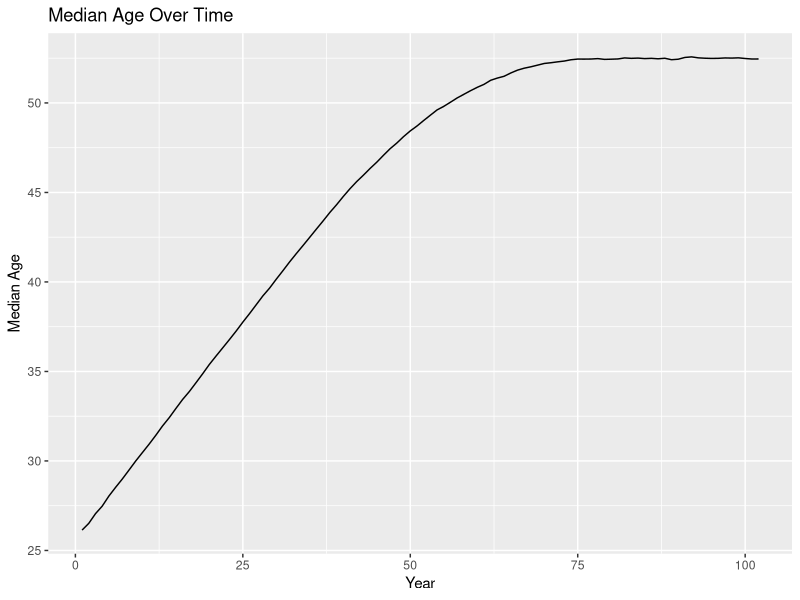
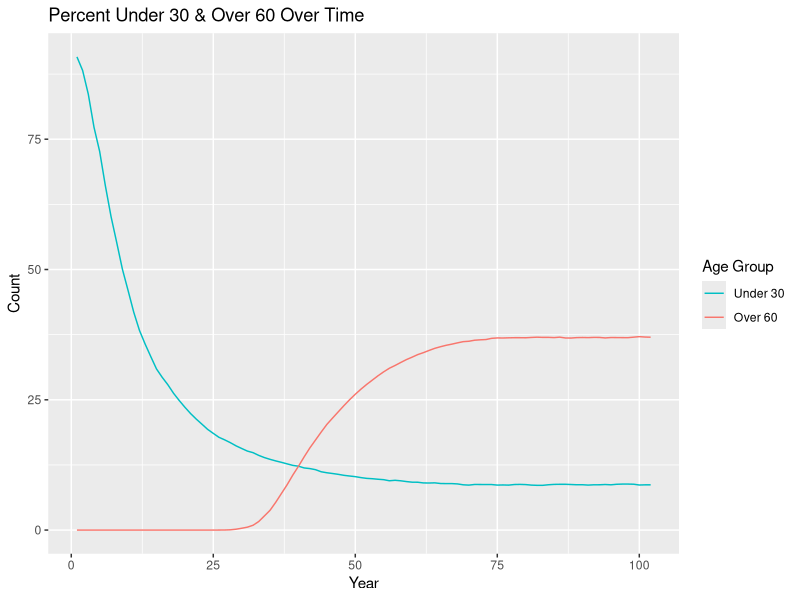
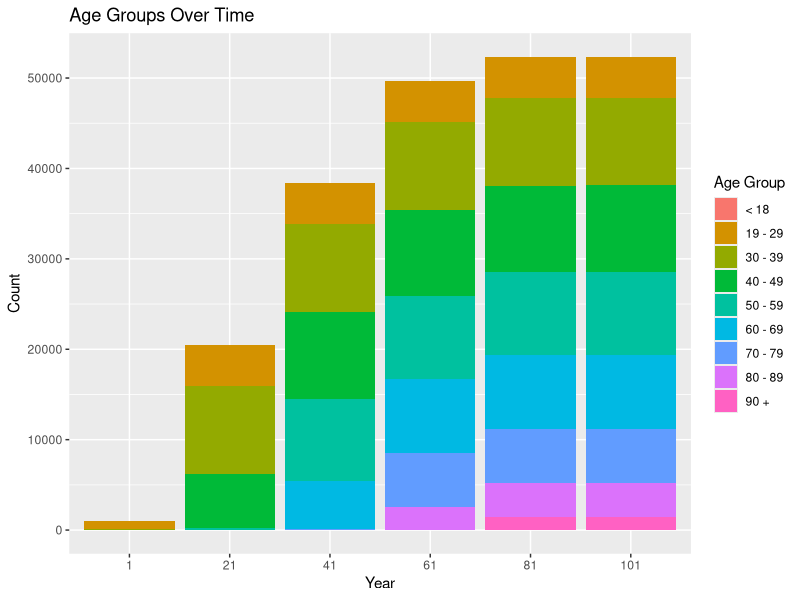
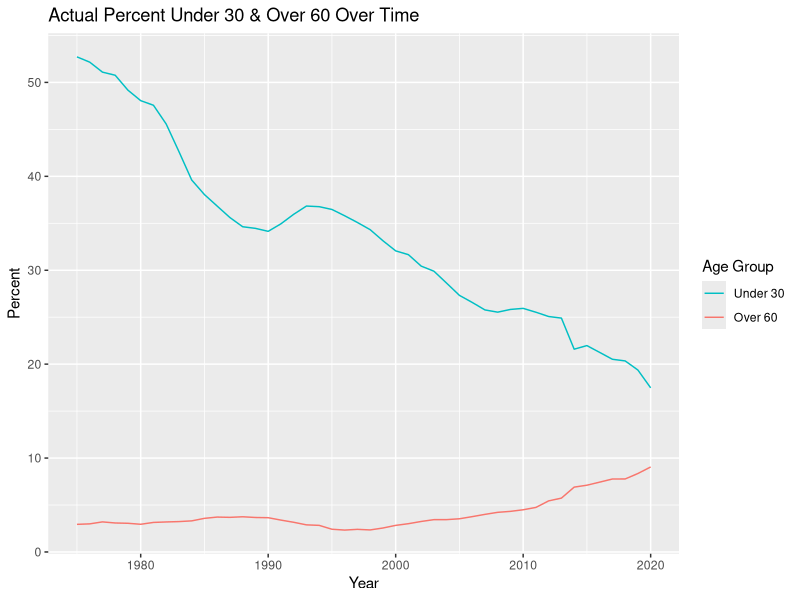
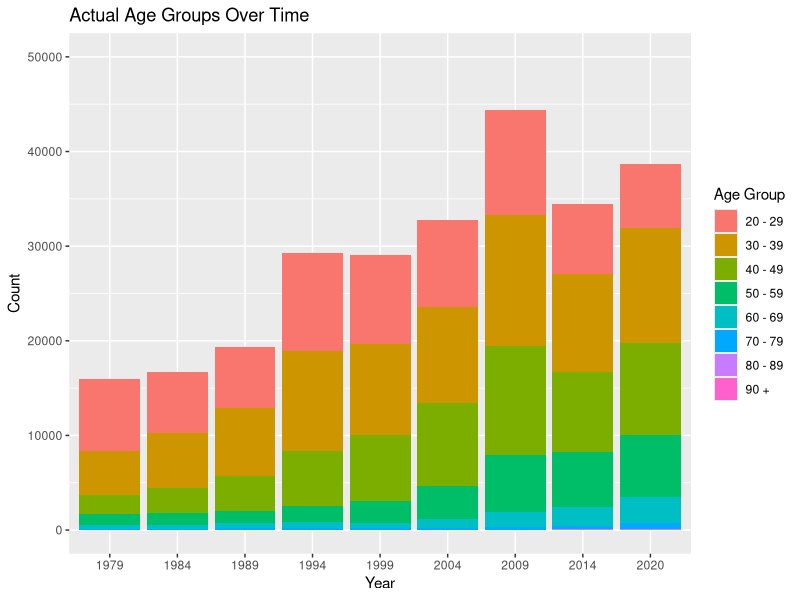
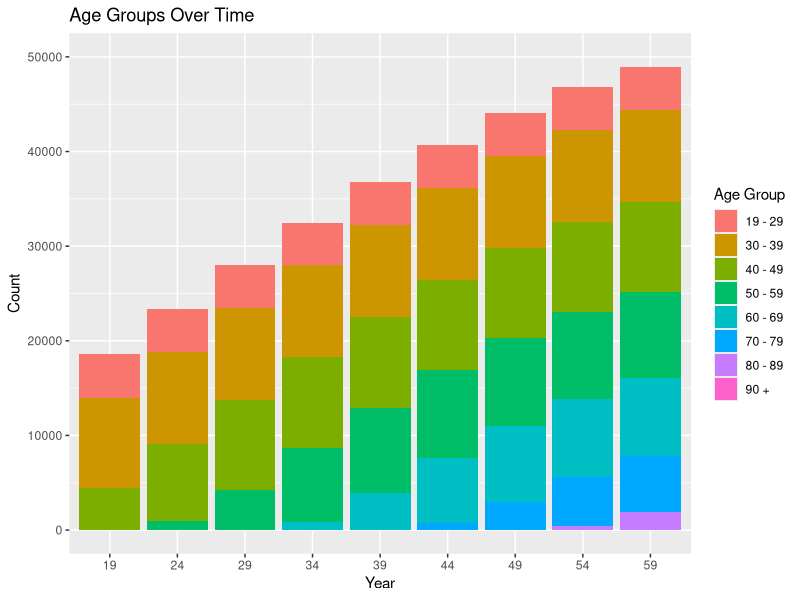

Write the R code that produced these figures, in order. (Note: this script raises an error after producing the figures.)
## ---- chunk 1
knitr::opts_chunk$set(echo = TRUE)
## ---- chunk 2
library(tidyverse)
## ---- chunk 3
set.seed(12345)
## ---- chunk 4
population <- 
  rnorm(n = 1000, mean = 26, sd = 3) %>% 
  enframe() %>% 
  select(value) %>% 
  rename(original_age = value) %>% 
  mutate(current_age = original_age, years_incarcerated = 0)

overall <-
  tibble(year = 1, total_population = nrow(population), 
         median_age = median(population$current_age)) %>% 
  mutate("< 18" = pull(count(filter(population, current_age < 19))),
         "19 - 29" = pull(count(filter(population, current_age >= 19 & current_age < 30))),
         "30 - 39" = pull(count(filter(population, current_age >= 30 & current_age < 40))),
         "40 - 49" = pull(count(filter(population, current_age >= 40 & current_age < 50))),
         "50 - 59" = pull(count(filter(population, current_age >= 50 & current_age < 60))),
         "60 - 69" = pull(count(filter(population, current_age >= 60 & current_age < 70))),
         "70 - 79" = pull(count(filter(population, current_age >= 70 & current_age < 80))),
         "80 - 89" = pull(count(filter(population, current_age >= 80 & current_age < 90))),
         "90 +" = pull(count(filter(population, current_age >= 90))))
## ---- chunk 5
one_year_population <- function(data) {
  # age & years incarcerated increases by 1
  data$current_age <- data$current_age + 1
  data$years_incarcerated <- data$years_incarcerated + 1
  
  # creates age group cohorts & randomly removes fraction based on cohort
  less_than_18 <- filter(data, current_age < 19)
  less_than_18 <- sample_frac(less_than_18, (1 - 0.0055))
  
  `19_to_29` <- filter(data, current_age >= 19 & current_age < 30)
  `19_to_29` <- sample_frac(`19_to_29`, (1 - 0.0022))
  
  `30_to_39` <- filter(data, current_age >= 30 & current_age < 40)
  `30_to_39` <- sample_frac(`30_to_39`, (1 - 0.0023))
  
  `40_to_49` <- filter(data, current_age >= 40 & current_age < 50)
  `40_to_49` <- sample_frac(`40_to_49`, (1 - 0.0025))
  
  `50_to_59` <- filter(data, current_age >= 50 & current_age < 60)
  `50_to_59` <- sample_frac(`50_to_59`, (1 - 0.0060))
  
  `60_to_69` <- filter(data, current_age >= 60 & current_age < 70)
  `60_to_69` <- sample_frac(`60_to_69`, (1 - 0.0162))
  
  `70_to_79` <- filter(data, current_age >= 70 & current_age < 80)
  `70_to_79` <- sample_frac(`70_to_79`, (1 - 0.0424))
  
  `80_to_89` <- filter(data, current_age >= 80 & current_age < 90)
  `80_to_89` <- sample_frac(`80_to_89`, (1 - 0.0519))
  
  over_90 <- filter(data, current_age >= 90)
  over_90 <- sample_frac(over_90, (1 - 0.1250))
  
  data <- do.call("rbind", list(less_than_18, `19_to_29`, `30_to_39`, `40_to_49`, `50_to_59`, 
                                `60_to_69`,`70_to_79`, `80_to_89`, over_90))
  
  # adds 1000 more
  incoming <- 
    rnorm(n = 1000, mean = 26, sd = 3) %>% 
    enframe() %>% 
    select(value) %>% 
    rename(original_age = value) %>% 
    mutate(current_age = original_age, years_incarcerated = 0)
  data <- rbind(data, incoming)
  
  # removes any observations with age greater than 100
  data <- data %>% 
    filter(current_age < 100)
}

one_year_overall <- function(data, p) {
    incoming <-
      tibble(year = last(data$year) + 1, total_population = nrow(p),
             median_age = median(p$current_age)) %>% 
        mutate("< 18" = pull(count(filter(p, current_age < 19))),
               "19 - 29" = pull(count(filter(p, current_age >= 19 & current_age < 30))),
               "30 - 39" = pull(count(filter(p, current_age >= 30 & current_age < 40))),
               "40 - 49" = pull(count(filter(p, current_age >= 40 & current_age < 50))),
               "50 - 59" = pull(count(filter(p, current_age >= 50 & current_age < 60))),
               "60 - 69" = pull(count(filter(p, current_age >= 60 & current_age < 70))),
               "70 - 79" = pull(count(filter(p, current_age >= 70 & current_age < 80))),
               "80 - 89" = pull(count(filter(p, current_age >= 80 & current_age < 90))),
               "90 +" = pull(count(filter(p, current_age >= 90))))
    data <- rbind(data, incoming)
}
## ---- chunk 6
population <- one_year_population(population)
overall <- one_year_overall(overall, population)

# extend 100 years until stable
test_population <- population
test_overall <- overall
for (i in 1:100) {
  test_population <- one_year_population(test_population)
  test_overall <- one_year_overall(test_overall, test_population)
}
## ---- chunk 7
ggplot(data = test_overall, mapping = aes(x = year, y = median_age)) +
  geom_line() +
  labs(title = "Median Age Over Time", x = "Year", y = "Median Age")

test_overall %>% 
  mutate(under_30 = (`19 - 29` + `< 18`) / total_population * 100, 
         over_60 = (`60 - 69` + `70 - 79` + `80 - 89` + `90 +`) / total_population * 100) %>% 
  select(year, under_30, over_60) %>% 
  ggplot(data = ., mapping = aes(x = year, group = 1)) +
  geom_line(mapping = aes(y = under_30, color = "under_30")) +
  geom_line(mapping = aes(y = over_60, color = "over_60")) +
  labs(title = "Percent Under 30 & Over 60 Over Time", x = "Year", y = "Count") +
  scale_color_discrete(name = "Age Group",
                       breaks = c("under_30", "over_60"), labels = c("Under 30", "Over 60"))

test_overall_long <- test_overall %>% 
  select(year, `< 18`:`90 +`) %>% 
  mutate(year = as.character(year)) %>% 
  pivot_longer(-year, names_to = "age_group", values_to = "count")

ggplot(data = test_overall_long, mapping = aes(x = year, y = count, fill = age_group)) +
  geom_bar(position = "stack", stat = "identity") +
  labs(title = "Age Groups Over Time", x = "Year", y = "Count") +
  scale_x_discrete(limits = c("1", "21", "41", "61", "81", "101")) +
  scale_fill_discrete(name = "Age Group",
                      breaks = c("< 18", "19 - 29", "30 - 39", "40 - 49", "50 - 59", "60 - 69",
                                 "70 - 79", "80 - 89", "90 +"))
## ---- chunk 8
bar_race <- test_overall %>% 
  select(year, `< 18`:`90 +`) %>% 
  mutate(year = as.character(year)) %>% 
  pivot_longer(-year, names_to = "age_group", values_to = "count") %>% 
  pivot_wider(names_from = "year", values_from = "count")
## ---- chunk 9
actual <- read.csv("populations.csv")
actual %>% 
  mutate(Under30 = (AgeUnder20 + Age20to29) / PrisonPopulation * 100, 
         Over60 = (Age60to69 + Age70to79 + Age80to89 + Age90over) / PrisonPopulation * 100) %>% 
  select(year, PrisonPopulation, Under30, Over60) %>% 
  ggplot(data = ., mapping = aes(x = year, group = 1)) +
  geom_line(mapping = aes(y = Under30, color = "Under30")) +
  geom_line(mapping = aes(y = Over60, color = "Over60")) +
  labs(title = "Actual Percent Under 30 & Over 60 Over Time", x = "Year", y = "Percent") +
  scale_color_discrete(name = "Age Group",
                       breaks = c("Under30", "Over60"), labels = c("Under 30", "Over 60"))

actual_long <- actual %>% 
  select(year, AgeUnder20:Age90over) %>% 
  mutate(year = as.character(year)) %>% 
  pivot_longer(-year, names_to = "age_group", values_to = "count")

actual_long %>% 
  filter(age_group != "AgeUnder20") %>% 
  ggplot(data = ., mapping = aes(x = year, y = count, fill = age_group)) +
  geom_col() +
  labs(title = "Actual Age Groups Over Time", x = "Year", y = "Count") +
  scale_x_discrete(limits = c("1979", "1984", "1989", "1994", "1999", "2004", "2009", "2014", 
                              "2020")) +
  expand_limits(y = c(0, 50000)) +
  scale_fill_discrete(name = "Age Group",
                      breaks = c("Age20to29", "Age30to39", "Age40to49", "Age50to59", 
                                 "Age60to69", "Age70to79", "Age80to89", "Age90over"),
                      labels = c("20 - 29", "30 - 39", "40 - 49", "50 - 59", "60 - 69",
                                 "70 - 79", "80 - 89", "90 +"))

test_overall_long %>% 
  filter(age_group != "< 18") %>% 
  ggplot(data = ., mapping = aes(x = year, y = count, fill = age_group)) +
  geom_col() +
  labs(title = "Age Groups Over Time", x = "Year", y = "Count") +
  scale_x_discrete(limits = c("19", "24", "29", "34", "39", "44", "49", "54", "59")) +
  expand_limits(y = c(0, 50000)) +
  scale_fill_discrete(name = "Age Group",
                      breaks = c("19 - 29", "30 - 39", "40 - 49", "50 - 59", "60 - 69",
                                 "70 - 79", "80 - 89", "90 +"))
## ---- chunk 10
national_raw <- da37021.0004 
national <- national_raw %>% 
  select(RPTYEAR, ADMITYR, AGEADMIT, AGEYREND) %>% 
  mutate(TIMEINC = RPTYEAR - ADMITYR) %>% 
  group_by(RPTYEAR) %>% 
  count(AGEYREND) %>% 
  na.omit() %>% 
  mutate(COUNT_THSNDS = n / 1000, PERCENT = n / sum(n) * 100)

national %>% 
  filter(AGEYREND == "(5) 55+ years") %>%
  select(RPTYEAR, PERCENT) %>% 
  ggplot(data = ., mapping = aes(x = RPTYEAR, y = PERCENT)) +
  geom_line() +
  expand_limits(y = c(0, 25))

test_overall %>% 
  mutate(over_55 = (`50 - 59` / 2 + `60 - 69` + `70 - 79` + `80 - 89` + `90 +`) / 
           total_population * 100) %>% 
  select(year, over_55) %>% 
  filter(year > 20 & year < 40) %>% 
  ggplot(data = ., mapping = aes(x = year, y = over_55)) +
  geom_line() +
  expand_limits(y = c(0, 25))

ggplot(data = national, mapping = aes(x = RPTYEAR, y = COUNT_THSNDS, fill = AGEYREND)) +
  geom_col()

ggplot(data = national, mapping = aes(x = RPTYEAR, y = PERCENT, fill = AGEYREND)) +
  geom_bar(stat = "identity")
## ---- chunk 11
test_population_e <- test_population
test_overall_e <- test_overall
for (i in 1:100) {
  test_population_e <- one_year_population(test_population_e)
  test_overall_e <- one_year_overall(test_overall_e, test_population_e)
}
## ---- chunk 12
ggplot(data = test_overall_e, mapping = aes(x = year, y = median_age)) +
  geom_line() +
  labs(title = "Median Age Over Time", x = "Year", y = "Median Age")

test_overall_e %>% 
  mutate(under_30 = (`19 - 29` + `< 18`) / total_population * 100, 
         over_60 = (`60 - 69` + `70 - 79` + `80 - 89` + `90 +`) / total_population * 100) %>% 
  select(year, under_30, over_60) %>% 
  ggplot(data = ., mapping = aes(x = year, group = 1)) +
  geom_line(mapping = aes(y = under_30, color = "under_30")) +
  geom_line(mapping = aes(y = over_60, color = "over_60")) +
  labs(title = "Percent Under 30 & Over 60 Over Time", x = "Year", y = "Count") +
  scale_color_discrete(name = "Age Group",
                       breaks = c("under_30", "over_60"), labels = c("Under 30", "Over 60"))

test_overall_e_long <- test_overall_e %>% 
  select(year, `< 18`:`90 +`) %>% 
  mutate(year = as.character(year)) %>% 
  pivot_longer(-year, names_to = "age_group", values_to = "count") %>% 
  filter(year == "1" | year == "21" | year == "41" | year == "61" | year == "81" | 
           year == "101" | year == "121" | year == "141" | year == "161" | year == "181" |
           year == "201")

ggplot(data = test_overall_e_long, mapping = aes(x = year, y = count, fill = age_group)) +
  geom_bar(position = "stack", stat = "identity") +
  labs(title = "Age Groups Over Time", x = "Year", y = "Count") +
  scale_x_discrete(limits = c("1", "21", "41", "61", "81", "101", "121", "141", "161", "181", 
                              "201")) +
  scale_fill_discrete(name = "Age Group",
                      breaks = c("< 18", "19 - 29", "30 - 39", "40 - 49", "50 - 59", "60 - 69",
                                 "70 - 79", "80 - 89", "90 +"))

bar_race_e <- test_overall_e %>% 
  select(year, `< 18`:`90 +`) %>% 
  mutate(year = as.character(year)) %>% 
  pivot_longer(-year, names_to = "age_group", values_to = "count") %>% 
  pivot_wider(names_from = "year", values_from = "count")
## ---- chunk 13
one_year_parole <- function(data) {
  # age & years incarcerated increases by 1
  data$current_age <- data$current_age + 1
  data$years_incarcerated <- data$years_incarcerated + 1
  
  # creates age group cohorts & randomly removes fraction based on cohort
  less_than_18 <- filter(data, current_age < 19)
  less_than_18 <- sample_frac(less_than_18, (1 - 0.0055))
  
  `19_to_29` <- filter(data, current_age >= 19 & current_age < 30)
  `19_to_29` <- sample_frac(`19_to_29`, (1 - 0.0022))
  
  `30_to_39` <- filter(data, current_age >= 30 & current_age < 40)
  `30_to_39` <- sample_frac(`30_to_39`, (1 - 0.0023))
  
  `40_to_49` <- filter(data, current_age >= 40 & current_age < 50)
  `40_to_49` <- sample_frac(`40_to_49`, (1 - 0.0025))
  
  `50_to_59` <- filter(data, current_age >= 50 & current_age < 60)
  `50_to_59` <- sample_frac(`50_to_59`, (1 - 0.0060))
  
  `60_to_69` <- filter(data, current_age >= 60 & current_age < 70)
  `60_to_69` <- sample_frac(`60_to_69`, (1 - 0.0162))
  
  `70_to_79` <- filter(data, current_age >= 70 & current_age < 80)
  `70_to_79` <- sample_frac(`70_to_79`, (1 - 0.0424))
  
  `80_to_89` <- filter(data, current_age >= 80 & current_age < 90)
  `80_to_89` <- sample_frac(`80_to_89`, (1 - 0.0519))
  
  over_90 <- filter(data, current_age >= 90)
  over_90 <- sample_frac(over_90, (1 - 0.1250))
  
  data <- do.call("rbind", list(less_than_18, `19_to_29`, `30_to_39`, `40_to_49`, `50_to_59`, 
                                `60_to_69`,`70_to_79`, `80_to_89`, over_90))
  
  eligible <- sample_frac(filter(data, years_incarcerated >= 20), 0.9)
  ineligible <- filter(data, years_incarcerated < 20)
  data <- rbind(eligible, ineligible)
  
  # adds 1000 more
  incoming <- 
    rnorm(n = 1000, mean = 26, sd = 3) %>% 
    enframe() %>% 
    select(value) %>% 
    rename(original_age = value) %>% 
    mutate(current_age = original_age, years_incarcerated = 0)
  data <- rbind(data, incoming)
  
  # removes any observations with age greater than 100
  data <- data %>% 
    filter(current_age < 100)
}
## ---- chunk 14
parole_population <- population
parole_overall <- overall

for (i in 1:100) {
  parole_population <- one_year_parole(parole_population)
  parole_overall <- one_year_overall(parole_overall, parole_population)
}
## ---- chunk 15
ggplot(data = parole_overall, mapping = aes(x = year, y = median_age)) +
  geom_line() +
  labs(title = "Median Age Over Time with Parole", x = "Year", y = "Median Age")

parole_overall %>% 
  mutate(under_30 = (`19 - 29` + `< 18`) / total_population * 100, 
         over_60 = (`60 - 69` + `70 - 79` + `80 - 89` + `90 +`) / total_population * 100) %>% 
  select(year, under_30, over_60) %>% 
  ggplot(data = ., mapping = aes(x = year, group = 1)) +
  geom_line(mapping = aes(y = under_30, color = "under_30")) +
  geom_line(mapping = aes(y = over_60, color = "over_60")) +
  labs(title = "Percent Under 30 & Over 60 Over Time with Parole", x = "Year", y = "Count") +
  scale_color_discrete(name = "Age Group",
                       breaks = c("under_30", "over_60"), labels = c("Under 30", "Over 60"))

parole_overall_long <- parole_overall %>% 
  select(year, `< 18`:`90 +`) %>% 
  mutate(year = as.character(year)) %>% 
  pivot_longer(-year, names_to = "age_group", values_to = "count")

ggplot(data = parole_overall_long, mapping = aes(x = year, y = count, fill = age_group)) +
  geom_bar(position = "stack", stat = "identity") +
  labs(title = "Age Groups Over Time with Parole", x = "Year", y = "Count") +
  scale_x_discrete(limits = c("1", "21", "41", "61", "81", "101")) +
  scale_fill_discrete(name = "Age Group",
                      breaks = c("< 18", "19 - 29", "30 - 39", "40 - 49", "50 - 59", "60 - 69",
                                 "70 - 79", "80 - 89", "90 +"))
